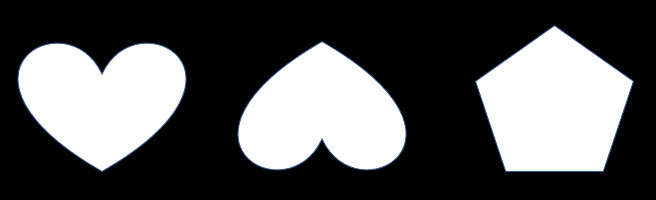
#> input picture sources/0923/ch15/myheart.jpg, 656 x 200 px
$ python ch15_22.py
#> lines starting #> are read from the running program, lines starting #| are printed output that depends on the picture; after the words box and inside, x2 and y2 are one past the last pixel; in counts of white or black regions, pixels touching at a corner belong together; long printed decimals are rounded
# ch15_22.py
import cv2

src = cv2.imread("myheart.jpg")
#> src is the input picture: shape (200, 656, 3); mean B, G, R 88.9, 88.2, 87.8
cv2.imshow("src",src)
src_gray = cv2.cvtColor(src,cv2.COLOR_BGR2GRAY)         # 影像轉成灰階
# 二值化處理影像
ret, dst_binary = cv2.threshold(src_gray,127,255,cv2.THRESH_BINARY)
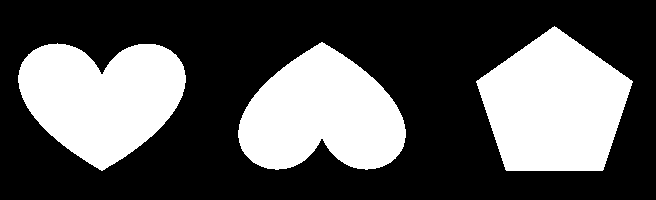
#> dst_binary: shape (200, 656); 34.4% white; 3 white regions
# 找尋影像內的輪廓
contours, hierarchy = cv2.findContours(dst_binary,
                      cv2.RETR_LIST,
                      cv2.CHAIN_APPROX_SIMPLE)
#> contours = 3 contours; box (x1, y1, x2, y2) and area: (476, 26, 633, 171) 15539, (238, 42, 406, 170) 14462, (18, 43, 186, 171) 14453

match0 = cv2.matchShapes(contours[0], contours[0],1,0)  # 輪廓0和0比較
#> match0 = 0
print(f"輪廓0和0比較 = {match0}")
#| 輪廓0和0比較 = 0.0
match1 = cv2.matchShapes(contours[0], contours[1],1,0)  # 輪廓0和1比較
#> match1 = 0.000463
print(f"輪廓0和1比較 = {match1}")
#| 輪廓0和1比較 = 0.000463
match2 = cv2.matchShapes(contours[0], contours[2],1,0)  # 輪廓0和2比較
#> match2 = 0.293
print(f"輪廓0和2比較 = {match2}")
#| 輪廓0和2比較 = 0.2931

cv2.waitKey(0)
cv2.destroyAllWindows()

$ run again, with sources/0923/ch15/3heart.jpg copied over sources/0923/ch15/myheart.jpg
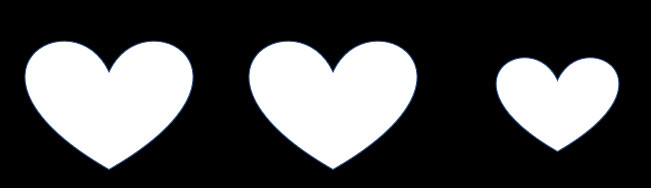
#> input picture sources/0923/ch15/3heart.jpg, 651 x 188 px
#> src is the input picture: shape (188, 651, 3); mean B, G, R 78.5, 77.9, 77.5
#> `ret, dst_binary = cv2.threshold(src_gray,127,255,cv2.THRESH_BINARY)`:
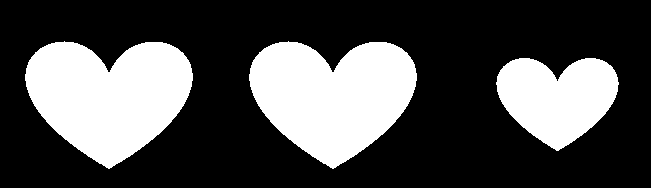
#> dst_binary: shape (188, 651); 30.3% white; 3 white regions
#> contours = 3 contours; box (x1, y1, x2, y2) and area: (249, 41, 417, 169) 14455, (25, 41, 193, 169) 14455, (496, 58, 619, 151) 7645
#> match0 = 0
#| 輪廓0和0比較 = 0.0
#> match1 = 0.00379
#| 輪廓0和1比較 = 0.003789
#| 輪廓0和2比較 = 0.003789

$ run again, with sources/0923/ch15/3shapes.jpg copied over sources/0923/ch15/myheart.jpg
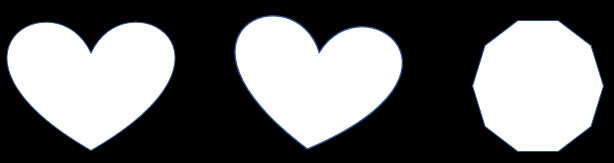
#> input picture sources/0923/ch15/3shapes.jpg, 614 x 163 px
#> src is the input picture: shape (163, 614, 3); mean B, G, R 109.7, 108.7, 108.1
#> `src_gray = cv2.cvtColor(src,cv2.COLOR_BGR2GRAY)`:
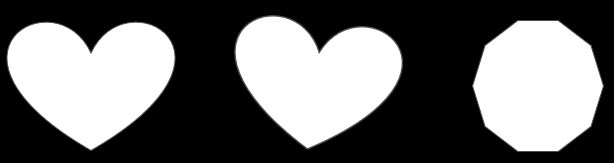
#> src_gray: shape (163, 614); min 0, max 255, mean 108.6
#> `ret, dst_binary = cv2.threshold(src_gray,127,255,cv2.THRESH_BINARY)`:
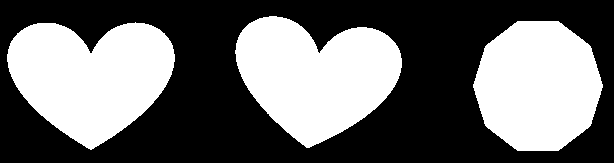
#> dst_binary: shape (163, 614); 42.3% white; 3 white regions
#> contours = 3 contours; box (x1, y1, x2, y2) and area: (7, 22, 175, 150) 14458, (235, 16, 402, 148) 14397, (473, 21, 603, 151) 12915
#> match0 = 0
#| 輪廓0和0比較 = 0.0
#> match1 = 0.281
#| 輪廓0和1比較 = 0.2814
#> match2 = 0.00197
#| 輪廓0和2比較 = 0.001968
